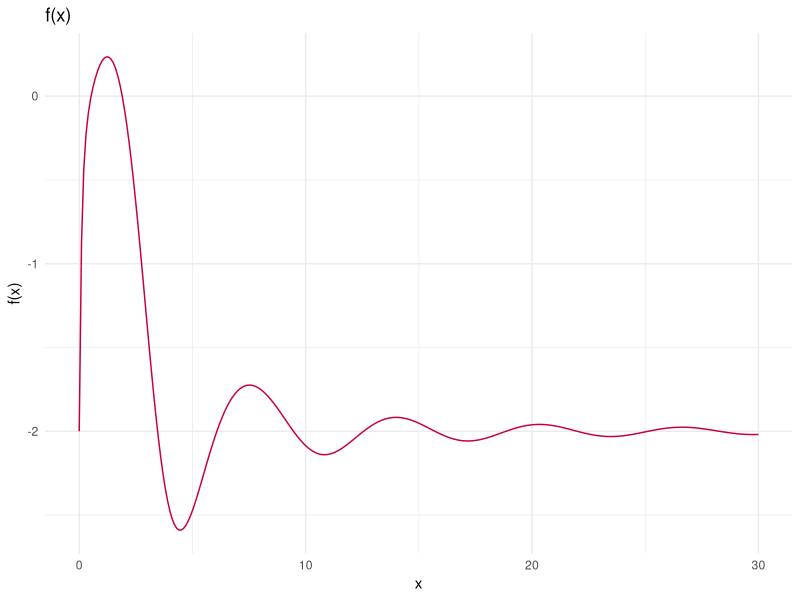
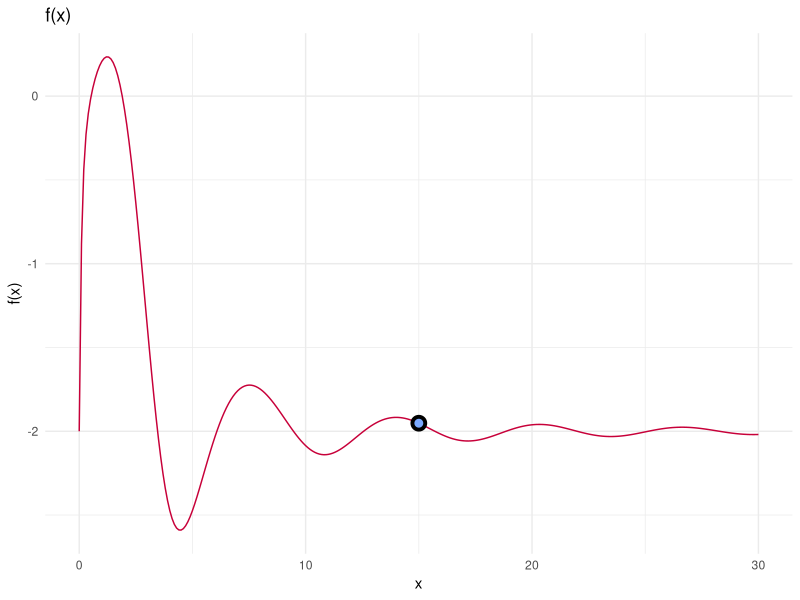
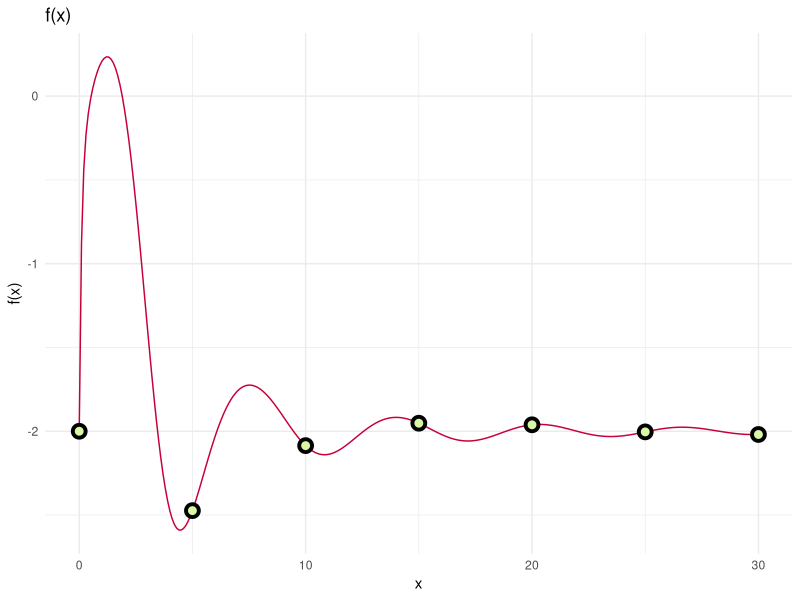
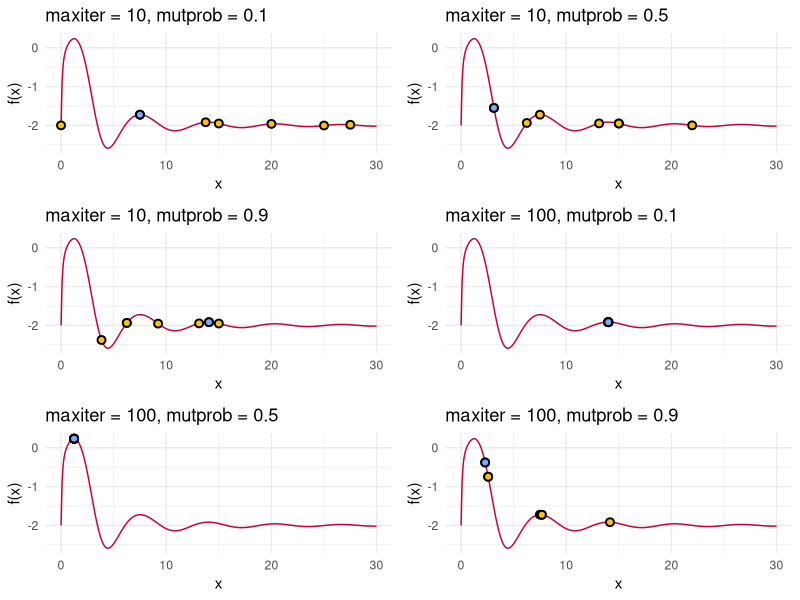
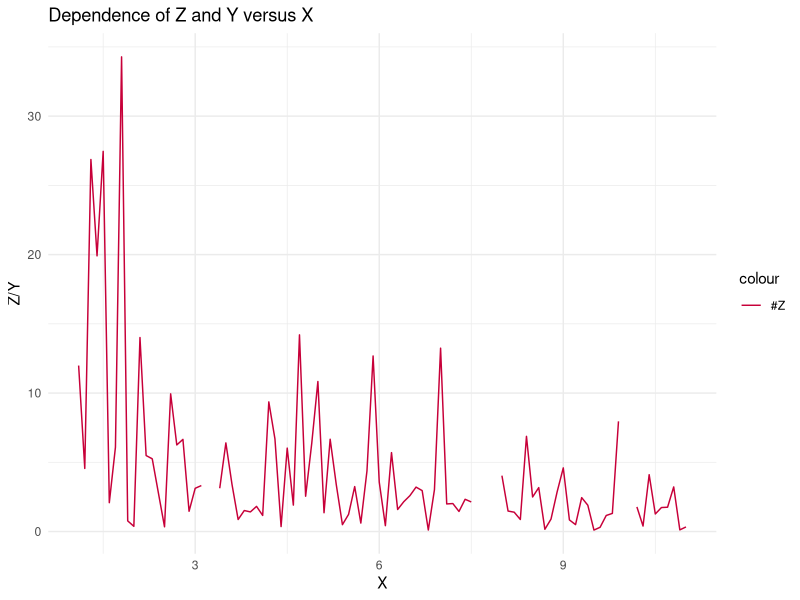
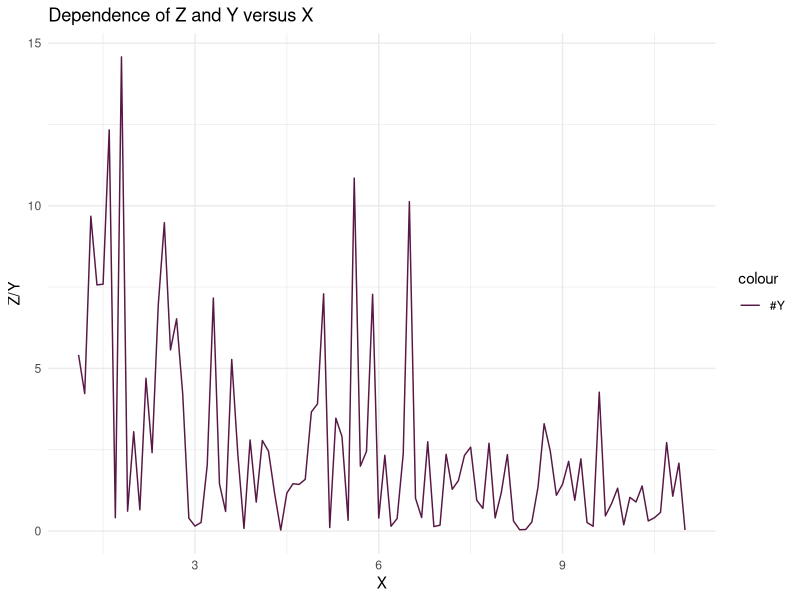

Write the R code that produced these figures, in order.
## ---- chunk 1
knitr::opts_chunk$set(echo = TRUE, cache = FALSE, include = TRUE, eval = TRUE)
library(ggplot2)
library(knitr)
library(gridExtra)
## ---- chunk 2

f = function(x) {
  left = x^2/exp(x)
  exponent = (-9*sin(x))/(x^2+x+1)
  right = 2*exp(exponent)
  return(left-right)
}

## ---- chunk 3

crossover = function(x, y) return((x+y)/2)

## ---- chunk 4

mutate = function(x) return((x^2)%%30)

## ---- chunk 5

sequence = seq(from = 0, to = 30, by = 0.1)
f.sequence. = f(sequence)
df = data.frame(sequence, f.sequence.)

ggplot(df) +
  geom_line(aes(x = sequence, y = f.sequence.), color = "#C70039") +
  labs(title = "f(x)", y = "f(x)", x = "x") +
  theme_minimal()

## ---- chunk 6

print(sequence[which.max(f.sequence.)])

## ---- chunk 7

print(max(f.sequence.))

## ---- chunk 8

X = seq(from = 0, to = 30, by = 5)

## ---- chunk 9

Values = f(X)

## ---- chunk 10

genetic = function(X, Values, maxiter = 100, mutprob = 0.05) {

  best_individual = NaN
  
  for (i in 1:maxiter) {
    
    # 1)
    parents = sample(1:length(X), size = 2)
    
    # 2) I don't know why we should order here!?
    victim = which.min(Values)
    
    # 3)
    child = crossover(X[parents][1], X[parents][2])
    if (mutprob > runif(n = 1, min = 0, max = 1)) {
      child= (mutate(child))
    }
    
    # 4)
    X[victim] = child
    Values[victim] = f(child)
    
    # 5)
    best_index = which.max(Values)
    best_individual = list(cx = X[best_index], cy = Values[best_index])
  }
  return(list(best = best_individual, population = X))
}

best_individual = genetic(X, Values, 100, 0.05)$best

## ---- chunk 11

df = data.frame(sequence, f.sequence.)
best_individual = as.data.frame(best_individual)

ggplot(df) +
  geom_line(aes(x = sequence, y = f.sequence.), color = "#C70039") +
  geom_point(aes(x = cx, y = cy ), data = best_individual, color = "black",
            fill = "#7BA9FF", shape = 21, size = 3, stroke = 2) +
  labs(title = "f(x)", y = "f(x)", x = "x") +
  theme_minimal()

## ---- chunk 12

df = data.frame(sequence, f.sequence.)
initial.population = data.frame(X, Values)

ggplot(df) +
  geom_line(aes(x = sequence, y = f.sequence.), color = "#C70039") +
  geom_point(aes(x = X, y = Values ), data = initial.population, color = "black",
            fill = "#DAF7A6", shape = 21, size = 3, stroke = 2) +
  labs(title = "f(x)", y = "f(x)", x = "x") +
  theme_minimal()

## ---- chunk 13

set.seed(12345)

genetic1 = genetic(X, Values, 10, 0.1)
genetic2 = genetic(X, Values, 10, 0.5)
genetic3 = genetic(X, Values, 10, 0.9)
genetic4 = genetic(X, Values, 100, 0.1)
genetic5 = genetic(X, Values, 100, 0.5)
genetic6 = genetic(X, Values, 100, 0.9)

population1 = data.frame(genetic1$population, f(genetic1$population))
best1 = as.data.frame(genetic1$best)

population2 = data.frame(genetic2$population, f(genetic2$population))
best2 = as.data.frame(genetic2$best)

population3 = data.frame(genetic3$population, f(genetic3$population))
best3 = as.data.frame(genetic3$best)

population4 = data.frame(genetic4$population, f(genetic4$population))
best4 = as.data.frame(genetic4$best)

population5 = data.frame(genetic5$population, f(genetic5$population))
best5 = as.data.frame(genetic5$best)

population6 = data.frame(genetic6$population, f(genetic6$population))
best6 = as.data.frame(genetic6$best)

p1 = ggplot(df) +
  geom_line(aes(x = sequence, y = f.sequence.), color = "#C70039") +
  geom_point(aes(x = genetic1.population, y = f.genetic1.population.), data = population1, color = "black",
            fill = "#FFC300", shape = 21, size = 2, stroke = 1) +
  geom_point(aes(x = cx, y = cy), data = best1, color = "black",
            fill = "#7BA9FF", shape = 21, size = 2, stroke = 1) +
  labs(title = "maxiter = 10, mutprob = 0.1", y = "f(x)", x = "x") +
  theme_minimal()

p2 = ggplot(df) +
  geom_line(aes(x = sequence, y = f.sequence.), color = "#C70039") +
  geom_point(aes(x = genetic2.population, y = f.genetic2.population.), data = population2, color = "black",
            fill = "#FFC300", shape = 21, size = 2, stroke = 1) +
  geom_point(aes(x = cx, y = cy), data = best2, color = "black",
            fill = "#7BA9FF", shape = 21, size = 2, stroke = 1) +
  labs(title = "maxiter = 10, mutprob = 0.5", y = "f(x)", x = "x") +
  theme_minimal()

p3 = ggplot(df) +
  geom_line(aes(x = sequence, y = f.sequence.), color = "#C70039") +
  geom_point(aes(x = genetic3.population, y = f.genetic3.population.), data = population3, color = "black",
            fill = "#FFC300", shape = 21, size = 2, stroke = 1) +
  geom_point(aes(x = cx, y = cy), data = best3, color = "black",
            fill = "#7BA9FF", shape = 21, size = 2, stroke = 1) +
  labs(title = "maxiter = 10, mutprob = 0.9", y = "f(x)", x = "x") +
  theme_minimal()

p4 = ggplot(df) +
  geom_line(aes(x = sequence, y = f.sequence.), color = "#C70039") +
  geom_point(aes(x = genetic4.population, y = f.genetic4.population.), data = population4, color = "black",
            fill = "#FFC300", shape = 21, size = 2, stroke = 1) +
  geom_point(aes(x = cx, y = cy), data = best4, color = "black",
            fill = "#7BA9FF", shape = 21, size = 2, stroke = 1) +
  labs(title = "maxiter = 100, mutprob = 0.1", y = "f(x)", x = "x") +
  theme_minimal()

p5 = ggplot(df) +
  geom_line(aes(x = sequence, y = f.sequence.), color = "#C70039") +
  geom_point(aes(x = genetic5.population, y = f.genetic5.population.), data = population5, color = "black",
            fill = "#FFC300", shape = 21, size = 2, stroke = 1) +
  geom_point(aes(x = cx, y = cy), data = best5, color = "black",
            fill = "#7BA9FF", shape = 21, size = 2, stroke = 1) +
  labs(title = "maxiter = 100, mutprob = 0.5", y = "f(x)", x = "x") +
  theme_minimal()

p6 = ggplot(df) +
  geom_line(aes(x = sequence, y = f.sequence.), color = "#C70039") +
  geom_point(aes(x = genetic6.population, y = f.genetic6.population.), data = population6, color = "black",
            fill = "#FFC300", shape = 21, size = 2, stroke = 1) +
  geom_point(aes(x = cx, y = cy), data = best6, color = "black",
            fill = "#7BA9FF", shape = 21, size = 2, stroke = 1) +
  labs(title = "maxiter = 100, mutprob = 0.9", y = "f(x)", x = "x") +
  theme_minimal()

grid.arrange(p1, p2, p3, p4, p5, p6, nrow = 3)

## ---- chunk 14

data = read.csv("physical1.csv", sep = ",", dec = ".")
head(data)

## ---- chunk 15

ggplot(data) +
  #geom_point(aes(x = X, y = Z, color = "#Z")) +
  geom_line(aes(x = X, y = Z, color = "#Z")) +
  labs(title = "Dependence of Z and Y versus X", y = "Z/Y", x = "X") +
  scale_color_manual(values = c("#C70039")) +
  theme_minimal()

ggplot(data) +
  #geom_point(aes(x = X, y = Y, color = "#Y")) +
  geom_line(aes(x = X, y = Y, color = "#Y")) +
  labs(title = "Dependence of Z and Y versus X", y = "Z/Y", x = "X") +
  scale_color_manual(values = c("#581845")) +
  theme_minimal()

